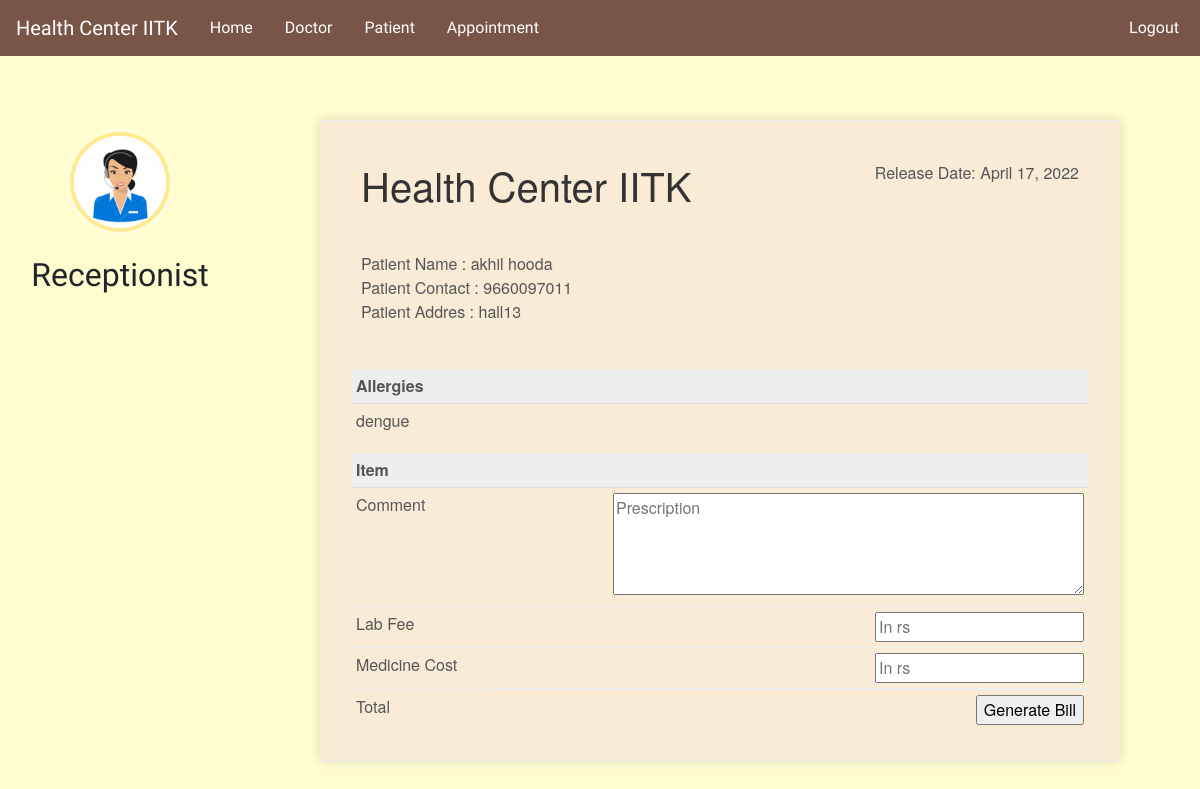
The app's page /discharge-patient/8 (signed in) with its own data.
### hospital/models.py (models this page shows, shortened)
class Patient(models.Model):
    user = models.OneToOneField(User, on_delete=models.CASCADE)
    profile_pic = models.ImageField(
        upload_to='profile_pic/PatientProfilePic/', default='../static/images/error.jpg', null=True, blank=True)
    address = models.CharField(max_length=40)
    mobile = models.CharField(max_length=20, null=False)
    symptoms = models.CharField(max_length=100, null=False)
    assignedDoctorId = models.PositiveIntegerField(null=True)
    admitDate = models.DateField(auto_now=True)
    status = models.BooleanField(default=False)
    @property
    def get_name(self):
        return self.user.first_name+" "+self.user.last_name

### hospital/views.py (the view, shortened to what this page needs)
@login_required(login_url='adminlogin')
@user_passes_test(is_admin)
def discharge_patient_view(request, pk):
    patient = models.Patient.objects.get(id=pk)
    days = (date.today()-patient.admitDate)  # 2 days, 0:00:00
    assignedDoctor = models.User.objects.all().filter(id=patient.assignedDoctorId)
    d = days.days  # only how many day that is 2
    patientDict = {
        'patientId': pk,
        'name': patient.get_name,
        'mobile': patient.mobile,
        'address': patient.address,
        'symptoms': patient.symptoms,
        'admitDate': patient.admitDate,
        'todayDate': date.today(),
        'day': d,
        'assignedDoctorName': assignedDoctor[0].first_name,
    }
    return render(request, 'hospital/patient_generate_bill.html', context=patientDict)

### hospital/views.py (called while the page is built)
def is_admin(user):
    return user.groups.filter(name='ADMIN').exists()

### templates/hospital/patient_generate_bill.html (shortened to what this page needs)
{% extends 'hospital/admin_base.html' %}
{% load static %}
{% block content %}
<head>
</head>
<br><br><br>
<div class="invoice-box">
  <table cellpadding="0" cellspacing="0">
    <tr class="top">
      <td colspan="2">
        <table>
          <tr>
            <td class="title">
              <h1>Health Center IITK</h1>
            </td>
            <td>
              Release Date: {{todayDate}}<br>
            </td>
          </tr>
        </table>
      </td>
    </tr>
    <tr class="information">
      <td colspan="2">
        <table>
          <tr>
            <td>
              Patient Name : {{name}}<br>
              Patient Contact : {{mobile}}<br>
              Patient Addres : {{address}}<br>
            </td>
          </tr>
        </table>
      </td>
    </tr>
    <tr class="heading">
      <td>
        Allergies
      </td>
      <td>
      </td>
    </tr>
    <tr class="details">
      <td>
        {{symptoms}}
      </td>
    </tr>
    <tr class="heading">
      <td>
        Item
      </td>
      <td>
      </td>
    </tr>
    <form method="post">
      <tr class="item">
        <td>
          Comment
        </td>
        <td>
          <textarea type="text" name="roomCharge" placeholder="Prescription" value="" rows="4" cols="50"></textarea>
        </td>
      </tr>
      <tr class="item">
        <td>
          Lab Fee
        </td>
        <td>
          <input type="number" name="doctorFee" placeholder="In rs" value="">
        </td>
      </tr>
      <tr class="item">
        <td>
          Medicine Cost
        </td>
        <td>
          <input type="number" name="medicineCost" placeholder="In rs" value="">
        </td>
      </tr>
      <tr class="total">
        <td>Total</td>
        <td>
          <input type="submit" name="submit" value="Generate Bill">
        </td>
      </tr>
    </form>
  </table>
</div>
{% endblock content %}

### static/style.css (style rules this page uses)
body { padding-left: 240px; }

### templates/hospital/admin_base.html (style rules this page uses)
body { background-color: rgb(255, 253, 208); font-family: 'Work Sans', sans-serif; }

### templates/hospital/patient_generate_bill.html (style rules this page uses)
.invoice-box { background-color: antiquewhite; max-width: 800px; margin: auto; padding: 30px; border: 1px solid #eee; box-shadow: 0 0 10px rgba(0, 0, 0, .15); font-size: 16px; line-height: 24px; font-family: 'Helvetica Neue', 'Helvetica', Helvetica, Arial, sans-serif; color: #555; }
.invoice-box table { width: 100%; line-height: inherit; text-align: left; }
.invoice-box table td { padding: 5px; vertical-align: top; }
.invoice-box table tr td:nth-child(2) { text-align: right; }
.invoice-box table tr.top table td { padding-bottom: 20px; }
.invoice-box table tr.top table td.title { font-size: 45px; line-height: 45px; color: #333; }
.invoice-box table tr.information table td { padding-bottom: 40px; }
.invoice-box table tr.heading td { background: #eee; border-bottom: 1px solid #ddd; font-weight: bold; }
.invoice-box table tr.details td { padding-bottom: 20px; }
.invoice-box table tr.item td { border-bottom: 1px solid #eee; }
.invoice-box table tr.total td:nth-child(2) { border-top: 2px solid #eee; font-weight: bold; }

### records on screen
Patient: mobile "9660097011", address "hall13", symptoms "dengue"

### other values on screen
{{ todayDate }} "April 17, 2022"
{{ name }} "akhil hooda"
